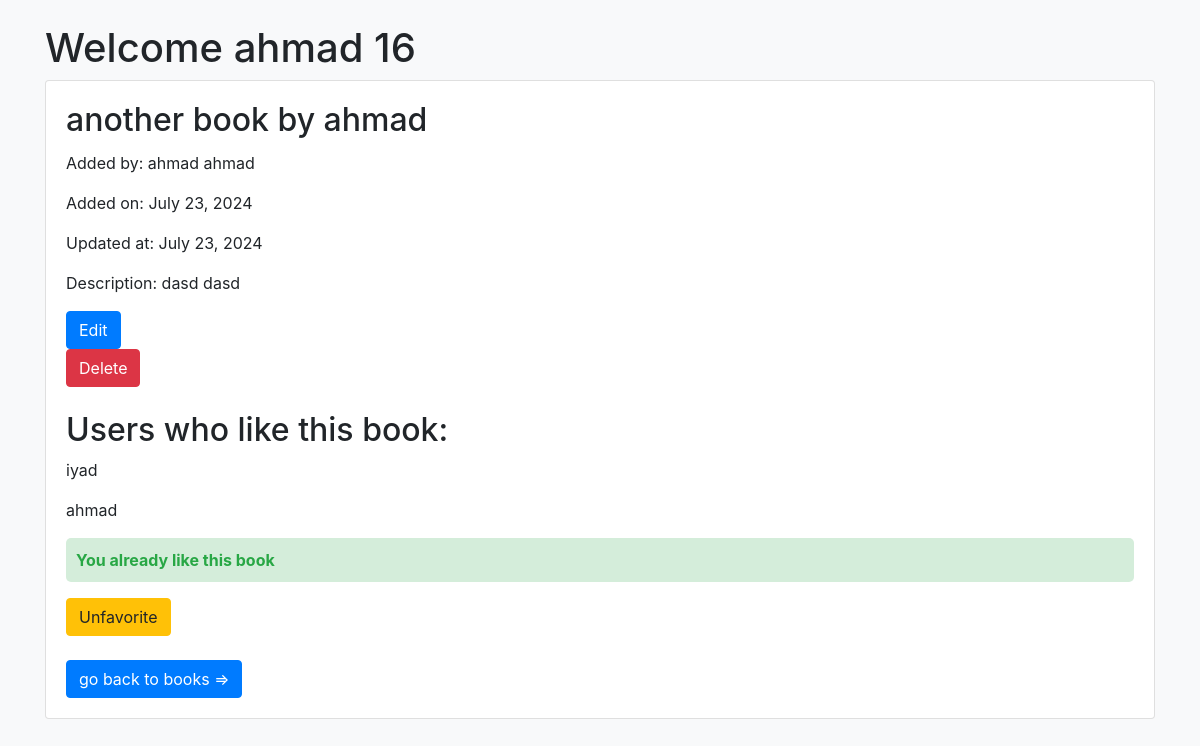
The page /books/14/ (signed in) on the database its author committed.
### myapp/models.py (models this page shows)
class User(models.Model):
    firstname = models.CharField(max_length=45)
    lastname = models.CharField(max_length=45)
    email = models.CharField(max_length=45)
    password = models.CharField(max_length=255)
    created_at = models.DateField(auto_now_add=True)
    updated_at = models.DateField(auto_now=True)
    objects = UserManager()

class Book(models.Model):
    title = models.CharField(max_length=255)
    desc  = models.TextField()
    users_who_like = models.ManyToManyField(User, related_name="liked_books")
    uploaded_by = models.ForeignKey(User, on_delete=models.CASCADE, related_name="uploaded_books")
    created_at = models.DateField(auto_now_add=True)
    updated_at = models.DateField(auto_now=True)
    objects = BookManager()

### myapp/views.py (the view)
# urls.py: path('books/<int:id>/', views.book_detail, name='book_detail'),
def book_detail(request,id):
    if 'user_id' not in request.session:
        return redirect('/')
    book = get_bookid(id)
    user = get_userid(request.session['user_id'])
    context = {
        'book': book,
        'user':user
    }
    return render(request,'book_detail.html',context)

### myapp/models.py (called while the page is built)
def get_userid(id):
    return User.objects.get(id = id)

def get_bookid(id):
    return Book.objects.get(id = id)

### myapp/templates/book_detail.html (shortened to what this page needs)
<!DOCTYPE html>
<html lang="en">
<head>
    <link rel="stylesheet" href="https://stackpath.bootstrapcdn.com/bootstrap/4.5.2/css/bootstrap.min.css">
</head>
<body class="bg-light">
    <div class="container mt-4">
        <h1>Welcome {{ user.firstname }} {{user.id}}</h1>
        <div class="card">
            <div class="card-body">
                <h2 class="card-title">{{ book.title }}</h2>
                <p class="card-text">Added by: {{ book.uploaded_by.firstname }} {{ book.uploaded_by.lastname }}</p>
                <p class="card-text">Added on: {{ book.created_at }}</p>
                <p class="card-text">Updated at: {{ book.updated_at }}</p>
                <p class="card-text">Description: {{ book.desc }}</p>
                {% if request.session.user_id == book.uploaded_by.id %}
                    <a href="/books/{{ book.id }}/edit" class="btn btn-primary">Edit</a>
                     <form action="/books/delete" method="post">
                        <input type="submit" value="Delete" class="btn btn-danger">
                    </form>
                {% endif %}
                <h2 class="mt-4">Users who like this book:</h2>
                {% for user in book.users_who_like.all %}
                    <p>{{ user.firstname }}</p>
                {% endfor %}
                {% if user in book.users_who_like.all %}
                <p class="text-success highlight"><strong>You already like this book</strong></p>
                <a href="/books/{{ book.id }}/unfavorite" class="btn btn-warning">Unfavorite</a>
                {% else %}
                    <a href="/books/{{ book.id }}/favorite" class="btn btn-success">Favorite</a>
                {% endif %}
                <br><br>
                <a href="/books" class="btn btn-primary">go back to books =></a>
            </div>
        </div>
    </div>
</body>
</html>

### myapp/templates/book_detail.html (style rules this page uses)
.highlight { background-color: #d4edda; padding: 10px; border-radius: 5px; }

### rows shown on the page
User: firstname "ahmad", id "16"
Book: title "another book by ahmad", uploaded_by.firstname "ahmad", uploaded_by.lastname "ahmad", created_at "July 23, 2024", updated_at "July 23, 2024", desc "dasd dasd"
User: firstname "iyad"
